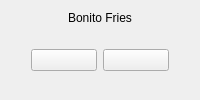
     <widget class="QWidget" name="bonitoFries">
      <layout class="QGridLayout" name="gridLayout_5">
       <item row="0" column="0">
        <layout class="QGridLayout" name="gridLayout_4">
         <item row="0" column="0">
          <layout class="QVBoxLayout" name="verticalLayout_2">
           <item>
            <widget class="QLabel" name="bonito_label">
             <property name="text">
              <string>Bonito Fries</string>
             </property>
             <property name="textFormat">
              <enum>Qt::AutoText</enum>
             </property>
             <property name="alignment">
              <set>Qt::AlignCenter</set>
             </property>
            </widget>
           </item>
           <item>
            <layout class="QHBoxLayout" name="horizontalLayout_5">
             <item>
              <spacer name="verticalSpacer_5">
               <property name="orientation">
                <enum>Qt::Vertical</enum>
               </property>
               <property name="sizeHint" stdset="0">
                <size>
                 <width>20</width>
                 <height>40</height>
                </size>
               </property>
              </spacer>
             </item>
             <item>
              <layout class="QVBoxLayout" name="verticalLayout_22">
               <item>
                <layout class="QHBoxLayout" name="horizontalLayout_26">
                 <item>
                  <widget class="QPushButton" name="bonito_large">
                   <property name="text">
                    <string/>
                   </property>
                   <property name="icon">
                    <iconset resource="teaIcons/foods/foodIcons.qrc">
                     <normaloff>:/icons/bonito/large.png</normaloff>:/icons/bonito/large.png</iconset>
                   </property>
                   <property name="iconSize">
                    <size>
                     <width>351</width>
                     <height>200</height>
                    </size>
                   </property>
                   <property name="checkable">
                    <bool>true</bool>
                   </property>
                  </widget>
                 </item>
                 <item>
                  <widget class="QPushButton" name="bonito_medium">
                   <property name="text">
                    <string/>
                   </property>
                   <property name="icon">
                    <iconset resource="teaIcons/foods/foodIcons.qrc">
                     <normaloff>:/icons/bonito/medium.png</normaloff>:/icons/bonito/medium.png</iconset>
                   </property>
                   <property name="iconSize">
                    <size>
                     <width>351</width>
                     <height>200</height>
                    </size>
                   </property>
                   <property name="checkable">
                    <bool>true</bool>
                   </property>
                  </widget>
                 </item>
                </layout>
               </item>
              </layout>
             </item>
             <item>
              <spacer name="verticalSpacer_6">
               <property name="orientation">
                <enum>Qt::Vertical</enum>
               </property>
               <property name="sizeHint" stdset="0">
                <size>
                 <width>20</width>
                 <height>40</height>
                </size>
               </property>
              </spacer>
             </item>
            </layout>
           </item>
          </layout>
         </item>
        </layout>
       </item>
      </layout>
     </widget>
